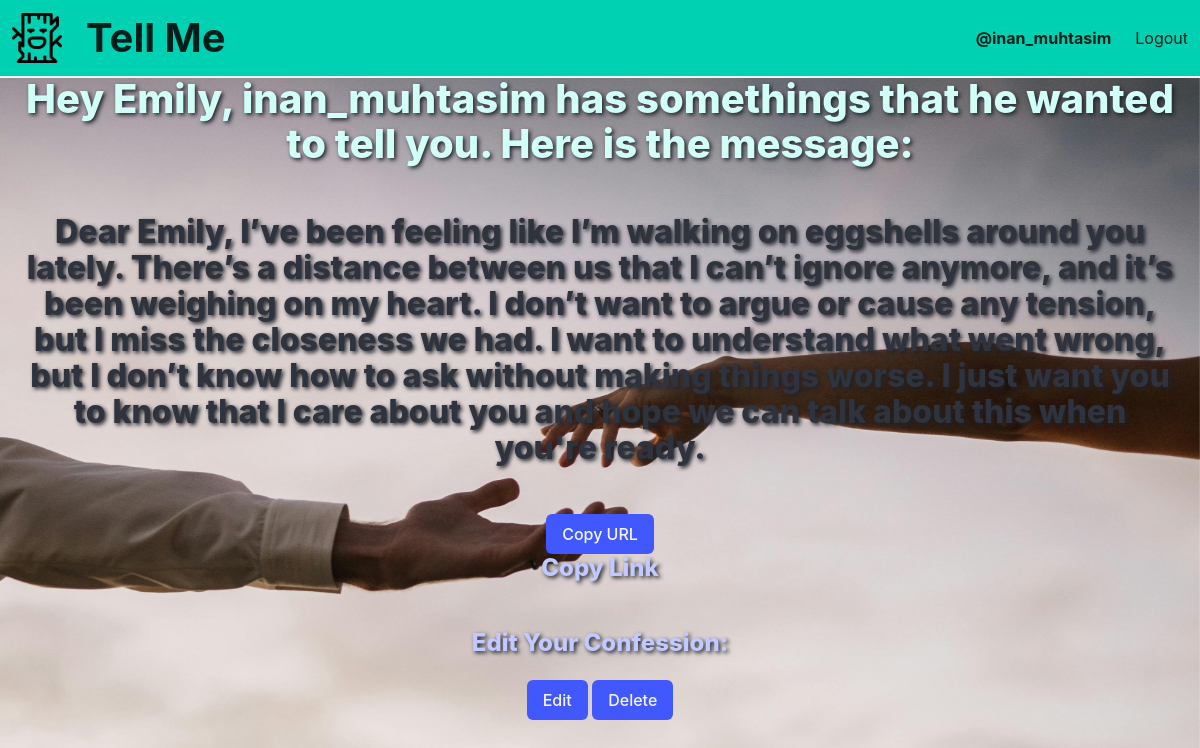
/confession/osmrevaewv-inan_muhtasim (signed in), run on the app's committed database.
### letters/models.py (models this page shows, shortened)
class Confession(models.Model):
    creator = models.ForeignKey(User, on_delete=models.CASCADE, related_name='confessions')
    letter_receiver = models.CharField(max_length=20)
    letter_id = models.SlugField(max_length=10, primary_key=True)
    key= models.CharField(max_length=20)
    message = models.TextField()
    class Meta:
        db_table = "confession"

### letters/views.py (the view)
# urls.py: path("confession/<str:letter_id>", views.confessionPage, name="confessionPage"),
def confessionPage(request, letter_id):
    confession = get_object_or_404(Confession, letter_id=letter_id)
    if request.COOKIES.get(f"access_{letter_id}") == "granted" or request.user == confession.creator:
        return render(request, "confession.html", {"confession":confession})
    else:
        return redirect("envelop", letter_id=letter_id)

### templates/confession.html (shortened to what this page needs)
{% extends "base.html" %} {% block content %}
<div
  class="mx-5"
  style="
    top: 60px;
    text-align: center;
    text-shadow: 2px 2px 4px rgb(31, 34, 41);
  "
>
  <h1 class="title is-2 has-text-primary-light">
    Hey {{ confession.letter_receiver}}, {{ confession.creator }} has somethings
    that he wanted to tell you. Here is the message:
  </h1>
  <br />
  <h3 class="title is-3">{{ confession.message|linebreaksbr }}</h3>
  <br />
  {% if request.user == confession.creator %}
  <button id="copy-url-btn" class="button is-link">Copy URL</button>
  <h4 class="title is-4 has-text-link-light">Copy Link</h4>
  <br>
  <h4 class="title is-4 has-text-link-light">Edit Your Confession:</h4>
  <a href="{% url 'updateConfession' confession.letter_id %}">
    <button class="button is-link">Edit</button>
  </a>
  <a href="{% url 'deleteConfession' confession.letter_id %}">
    <button class="button is-link">Delete</button>
  </a>
  {% endif %}
</div>
{% endblock content %}

### templates/nav.html (shortened to what this page needs)
{% load static %}
<nav class="navbar has-shadow is-small is-primary">
  <div class="navbar-brand">
    <a class="navbar-item" href="/">
      <img src="{% static 'images/tree.png'%}" style="max-height: 50px" />
    </a>
    <a href="{% url 'home' %}" class="navbar-item has-text-weight-bold is-size-2">Tell Me</a>
  </div>
  <div class="navbar-menu" id="nav-links">
    <div class="navbar-end">
      {% if request.user.is_authenticated %}
      <a href="{% url 'userPage' %}" class="navbar-item has-text-weight-bold">@{{ user.username }}</a>
      <a href="{% url 'logout' %}" class="navbar-item">Logout</a>
      {% else %}
      <a href="{% url 'login' %}" class="navbar-item">Login</a>
      <a href="{% url 'signUp' %}" class="navbar-item">Sing Up</a>
      {% endif %}
    </div>
  </div>
</nav>

### data on the page
Confession: letter_receiver "Emily", creator "inan_muhtasim", message "Dear Emily, I’ve been feeling like I’m walking on eggshells around you lately. There’s a distance between us that I can’t ignore anymore, and it’s been weighing on my heart. I don’t want to argue or cause any tension, but I miss the closeness we had. I want to understand what went wrong, but I don’t know how to ask without making things worse. I just want you to know that I care about you and hope we can talk about this when you're ready."

### other printed values
{{ user.username }} "inan_muhtasim"
